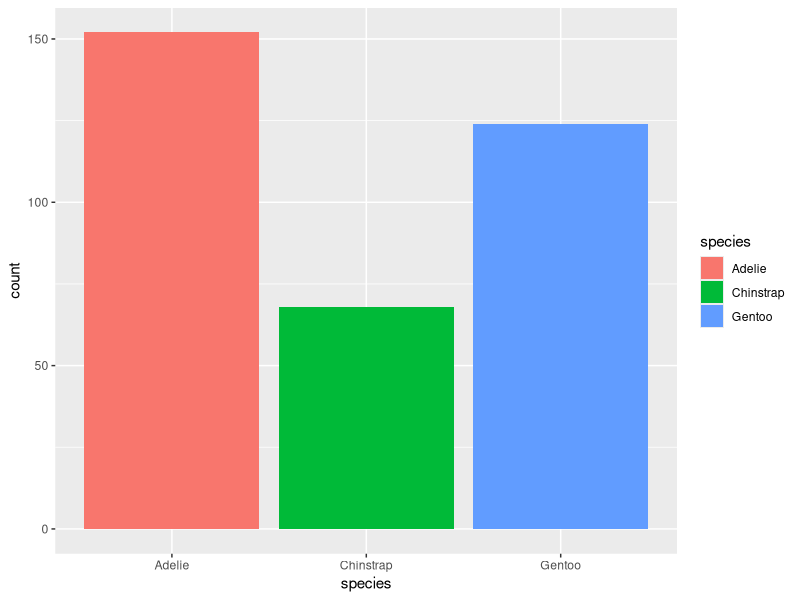
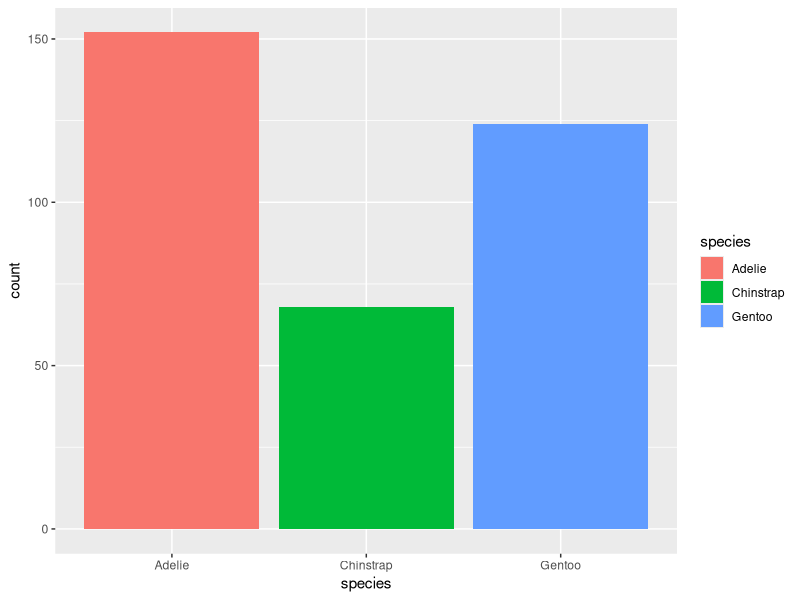

Write R code to recreate these figures, in order.

            library(ggplot2)
            library(palmerpenguins)
            built_answer <- tryCatch(
                {
                    set.seed(42)
                    ggplot(penguins, aes(x = species, fill = species)) + geom_bar()
                    suppressWarnings(
                        if (!file.exists("/sandbox/figures/species_bar_count_answer.png")) {
                            ggsave(
                                width = 3,
                                height = 3,
                                "/sandbox/figures/species_bar_count_answer.png"
                            )
                        }
                    )
                    suppressWarnings(
                        ggplot_build(last_plot())
                    )
                },
                error = function(e) {
                    'ERROR'
                }
            )
            built_submission <- tryCatch(
                {
                    set.seed(42)
                    ggplot(penguins, aes(x = species, fill = species)) +
  geom_bar()
                    suppressWarnings(
                        ggsave(
                            width = 3,
                            height = 3,
                            "figures/species_bar_count_submission_command-a-plus.png"
                        )
                    )
                    suppressWarnings(
                        ggplot_build(last_plot())
                    )
                },
                error = function(e) {
                    'ERROR'
                }
            )
            cat(isTRUE(all.equal(built_answer, built_submission)))
        
